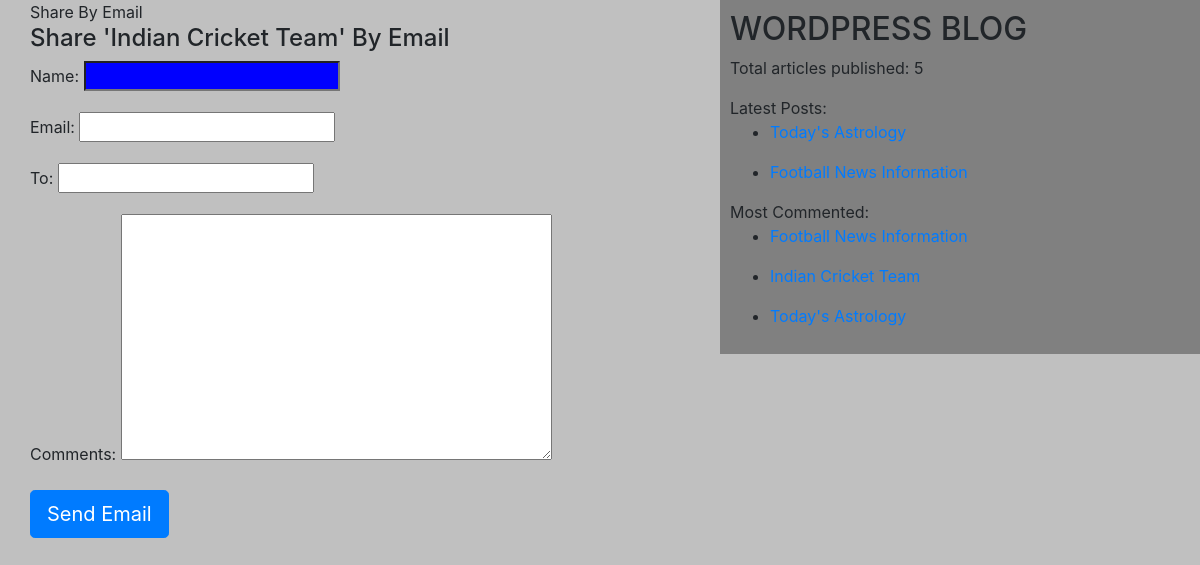
/1/share/, run on the app's committed database.
### blogApp/models.py (models this page shows, shortened)
class Post(models.Model):
    STATUS_CHOICES = (('draft', 'Draft'), ('published', 'Published'))  # tuple of tuples for dropdown choices
    title = models.CharField(max_length=256)
    slug = models.SlugField(max_length=264, unique_for_date='publish')
    author = models.ForeignKey(User, related_name='blog_posts', on_delete=models.CASCADE)
    body = models.TextField()
    publish = models.DateTimeField(default=timezone.now)
    created = models.DateTimeField(auto_now_add=True)  # at what time object got created
    updated = models.DateTimeField(auto_now=True)  # at what time save method called
    status = models.CharField(max_length=10, choices=STATUS_CHOICES, default='draft')
    objects = CustomManager()  # register custom manager
    tags = TaggableManager()
    class Meta:
        ordering = ('-publish',)  # order by publish descending
    def get_absolute_url(self):
        return reverse('post_detail',
                       args=[self.status, self.publish.year, self.publish.strftime('%m'), self.publish.strftime('%d'),
                             self.slug])

### blogApp/views.py (the view)
# urls.py: path('<int:id>/share/', views.mail_send_view),
def mail_send_view(request, id):
    post = get_object_or_404(Post, id=id, status='published')
    sent = False
    if request.method == 'POST':
        form = EmailSendForm(request.POST)
        if form.is_valid():
            cd = form.cleaned_data
            post_url = request.build_absolute_uri(post.get_absolute_url())
            subject = '{}({}) recommends you to read "{}"'.format(cd['name'], cd['email'], post.title)
            message = 'Read post at: "{}" \n \n{}\'s comments: \n{}'.format(post_url, cd['name'], cd['comments'])
            email = cd['email']
            print(post_url)
            print('inside email block')
            sent = True
    else:
        form = EmailSendForm()
    return render(request, 'blogApp/sharebyemail.html', {'form': form, 'post': post, 'sent': sent})

### blogApp/forms.py
class EmailSendForm(forms.Form):
    name = forms.CharField()
    email = forms.EmailField()
    to = forms.EmailField()
    comments = forms.CharField(required=False, widget=forms.Textarea)

### blogApp/models.py (called while the page is built)
    def get_queryset(self):
        print('inside custom manager')
        return super().get_queryset().filter(status='published')  # custom manager to return only published status

### blogApp/templatetags/blog_tags.py (called while the page is built)
@register.simple_tag(name='count')  # assign name o a tag. If not assigned, name is function name
def total_posts():
    return Post.objects.count()

@register.inclusion_tag('blogApp/latest.html', name='latest')
def show_latest_posts(count=1):  # defult 3 if not provided
    latest_post = Post.objects.order_by('-publish')[:count]  # will give latest 3 posts
    return {'latest_posts': latest_post}  # this data will be automatically sent to latest.html

@register.simple_tag(name='top_commented')
def get_most_commented_posts(count=1):
    return Post.objects.annotate(total_comments=Count('comments')).order_by('-total_comments')[
           :count]  # adds ne column total_comments and saves total comments for each posts in it . user related_name check it

### templates/blogApp/sharebyemail.html (shortened to what this page needs)
<!DOCTYPE html>
{% extends 'blogApp/base.html' %}
{% block body_block %}
{% if sent %}
<h2>Email sent successfully!!</h2>
<h4>Post on {{post.title}} shared</h4>
{% else %}
{% block title_block %} Share By Email {% endblock %}
<h4>Share '{{post.title}}' By Email </h4>
<form method="post">
    {{form.as_p}}
    <input type="submit" class='btn btn-primary btn-lg' name="" value="Send Email">
</form>
{% endif %}
{% endblock %}

### templates/blogApp/base.html (shortened to what this page needs)
<!DOCTYPE html>
{% load blog_tags %}
{% load static %}
<html lang="en">
<head>
    <link rel="stylesheet" href="https://stackpath.bootstrapcdn.com/bootstrap/4.5.0/css/bootstrap.min.css">
    <link rel="stylesheet" href="{% static "css/blog.css" %}">
</head>
<body>
<div class="content">
{% block body_block %}
{% endblock %}
</div>
<div class="sidebar">
    <h2>WORDPRESS BLOG</h2>
    <p>Total articles published: {% count %} </p>
    Latest Posts:
    {% latest 2%}
    {% top_commented 3 as top_posts %}
   {% for post in top_posts %}
    <ul>
       <li><a href="{{post.get_absolute_url}}" >{{ post.title }}</a></li>
    </ul>
{% endfor %}
</div>
</body>
</html>

### templates/blogApp/latest.html (shortened to what this page needs)
<!DOCTYPE html>
<html lang="en">
<head>
</head>
<body>
{% for post in latest_posts %}
<ul>
    <li>
        <a href="{{post.get_absolute_url}}" >{{ post.title }}</a>
    </li>
</ul>
{% endfor %}
</body>
</html>

### static/css/blog.css (style rules this page uses)
.content { width:60%; float:left; padding: 0 0 0 30px; background: silver; }
.sidebar { width:40%; float:right; padding: 10px; background: grey; }
body { background:silver; }
input[type='text'] { background:blue; color:white; }

### data on the page
Post: title "Indian Cricket Team"
Post: title "Today's Astrology"
Post: title "Football News Information"
